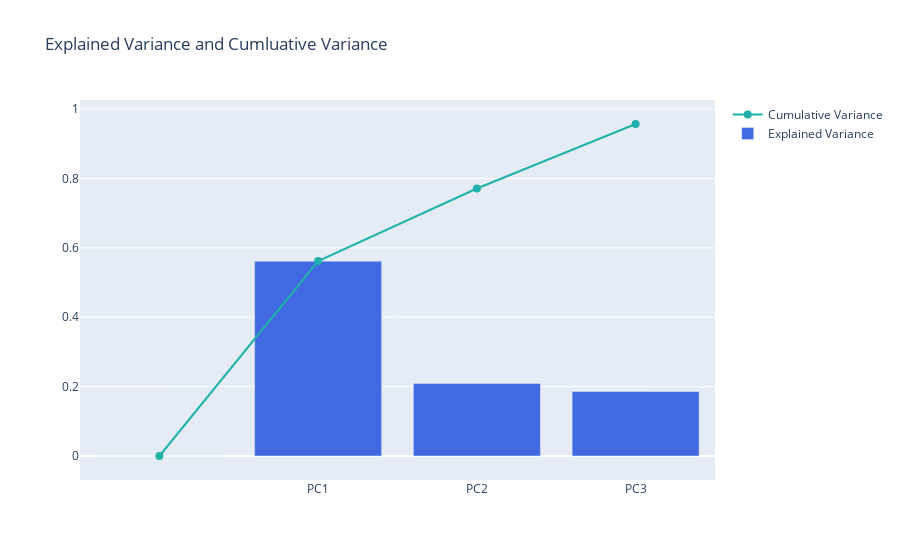

Notebook cell for this chart:
### Code cell
# Explained Variance + Cumulative Variance
import plotly.graph_objects as go

fig = go.Figure()

fig.add_trace(
  go.Scatter(
    x=df_explained_variance['PC'],
    y=df_explained_variance['Cumulative Variance'],
    marker=dict(size=8, color='LightSeaGreen'),
    name='Cumulative Variance'
  )
)

fig.add_trace(
  go.Bar(
    x=df_explained_variance['PC'],
    y=df_explained_variance['Explained Variance'],
    marker=dict(color='RoyalBlue'),
    name='Explained Variance'
  )
)
fig.update_layout(
  title='Explained Variance and Cumluative Variance'
)

fig.show()

### Figure 1 — Plotly figure (JSON) as saved in the notebook; plotly's stock layout.template omitted (floating-point values rounded to 4 significant figures)
{"data": [{"marker": {"color": "LightSeaGreen", "size": 8}, "name": "Cumulative Variance", "type": "scatter", "x": ["", "PC1", "PC2", "PC3"], "y": [0, 0.562, 0.771, 0.957]}, {"marker": {"color": "RoyalBlue"}, "name": "Explained Variance", "type": "bar", "x": ["", "PC1", "PC2", "PC3"], "y": [0, 0.5617, 0.2093, 0.1859]}], "layout": {"title": {"text": "Explained Variance and Cumluative Variance"}}}
